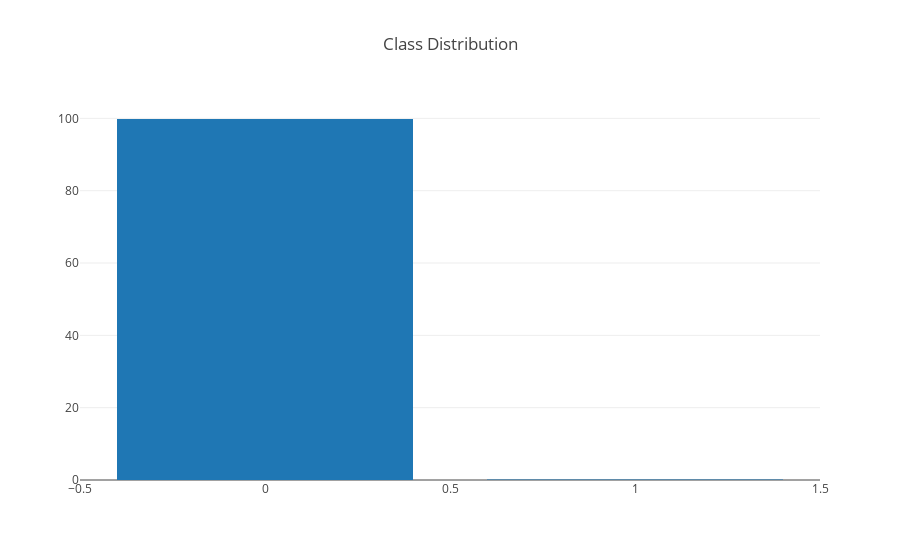

Write notebook code for a chart like this one.
### Markdown cell above
## Target variable

### Code cell
tar=data['Class'].value_counts().reset_index()
tar.columns=['Class','Count']
temp=tar.Count
tag = (np.array(tar.index))
sizes = (np.array((temp / temp.sum())*100))
plt.figure(figsize=(10,8))

trace = go.Bar(x=tag, y=sizes)
layout = go.Layout(title='Class Distribution')
dat1 = [trace]
fig = go.Figure(data=dat1, layout=layout)
py.iplot(fig, filename="Class Distribution")

### Figure 1 — Plotly figure (JSON) as saved in the notebook; plotly's stock layout.template omitted (floating-point values rounded to 4 significant figures)
{"data": [{"type": "bar", "x": [0, 1], "y": [99.83, 0.1727]}], "layout": {"title": "Class Distribution"}}
